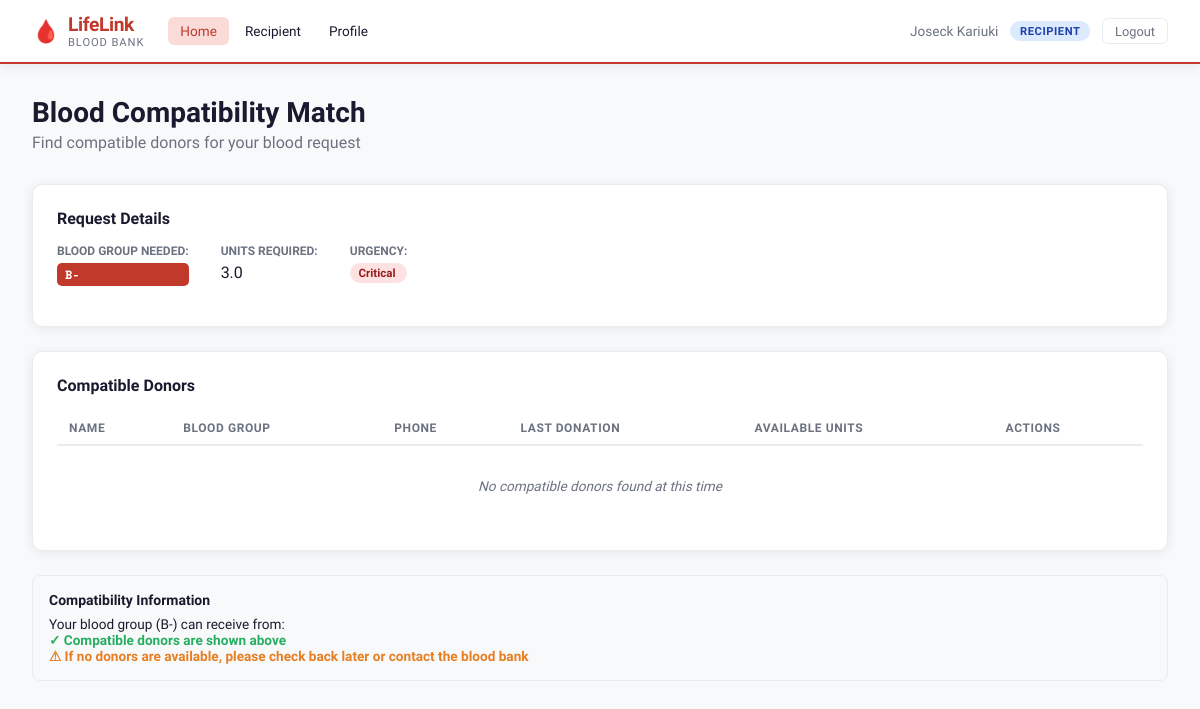
Screenshot of /recipient/match/1 (signed in) with the database file from the repository.
### tables this page shows
CREATE TABLE blood_requests (
        id INTEGER PRIMARY KEY AUTOINCREMENT,
        recipient_id INTEGER NOT NULL REFERENCES users(id),
        blood_group TEXT NOT NULL, units REAL DEFAULT 1.0,
        urgency TEXT DEFAULT 'normal' CHECK(urgency IN ('normal','urgent','critical')),
        status TEXT DEFAULT 'pending' CHECK(status IN ('pending','approved','fulfilled','cancelled')),
        matched_donor_id INTEGER REFERENCES users(id),
        facility_id INTEGER REFERENCES facilities(id),
        request_date DATE NOT NULL, notes TEXT,
        created_at TIMESTAMP DEFAULT CURRENT_TIMESTAMP);

### app.py (the view)
@app.route("/recipient/match/<int:request_id>")
@login_required
@role_required("recipient")
def find_matches(request_id):
    conn=get_db()
    req=conn.execute("SELECT * FROM blood_requests WHERE id=? AND recipient_id=?",(request_id,session["user_id"])).fetchone()
    if not req:
        flash("Request not found.","danger"); return redirect(url_for("recipient_requests"))
    compatible=BLOOD_COMPATIBILITY.get(req["blood_group"],[])
    if compatible:
        placeholders=",".join("?"*len(compatible))
        donors=conn.execute(f"SELECT u.id,u.name,u.blood_group,u.phone,COUNT(d.id) as donation_count FROM users u LEFT JOIN donations d ON d.donor_id=u.id WHERE u.role='donor' AND u.blood_group IN ({placeholders}) GROUP BY u.id ORDER BY donation_count DESC",compatible).fetchall()
    else:
        donors=[]
    conn.close()
    return render_template("blood_match.html",request=req,donors=donors,compatible=compatible)

### app.py (called while the page is built)
def get_db():
    conn = sqlite3.connect(DATABASE)
    conn.row_factory = sqlite3.Row
    return conn

def login_required(f):
    @functools.wraps(f)
    def decorated(*args,**kwargs):
        if "user_id" not in session:
            flash("Please log in to continue.","warning")
            return redirect(url_for("login"))
        return f(*args,**kwargs)
    return decorated

def role_required(*roles):
    def decorator(f):
        @functools.wraps(f)
        def decorated(*args,**kwargs):
            if "user_id" not in session: return redirect(url_for("login"))
            if session.get("role") not in roles:
                flash("Access denied.","danger")
                return redirect(url_for("dashboard"))
            return f(*args,**kwargs)
        return decorated
    return decorator

### templates/blood_match.html (shortened to what this page needs)
{% extends "base.html" %}
{% block content %}
<div class="page-header">
    <h1>Blood Compatibility Match</h1>
    <p>Find compatible donors for your blood request</p>
</div>
<div class="section-card">
    <h3>Request Details</h3>
    <div class="match-info">
        <div class="match-details">
            <div class="match-item">
                <label>Blood Group Needed:</label>
                <span class="blood-badge">{{ request.blood_group }}</span>
            </div>
            <div class="match-item">
                <label>Units Required:</label>
                <span>{{ request.units }}</span>
            </div>
            <div class="match-item">
                <label>Urgency:</label>
                <span class="badge urgency-{{ request.urgency }}">{{ request.urgency }}</span>
            </div>
        </div>
    </div>
</div>
<div class="section-card">
    <h3>Compatible Donors</h3>
    <table class="data-table">
        <thead>
            <tr>
                <th>Name</th>
                <th>Blood Group</th>
                <th>Phone</th>
                <th>Last Donation</th>
                <th>Available Units</th>
                <th>Actions</th>
            </tr>
        </thead>
        <tbody>
            {% for donor in compatible_donors %}
                <tr>
                    <td>{{ donor.name }}</td>
                    <td><span class="blood-badge">{{ donor.blood_group }}</span></td>
                    <td>{{ donor.phone }}</td>
                    <td>{{ donor.last_donation or 'Never' }}</td>
                    <td>{{ donor.available_units }}</td>
                    <td>
                        <button class="btn btn-xs btn-primary" onclick="contactDonor('{{ donor.phone }}')">Contact</button>
                    </td>
                </tr>
            {% else %}
                <tr>
                    <td colspan="6" class="empty">No compatible donors found at this time</td>
                </tr>
            {% endfor %}
        </tbody>
    </table>
</div>
<div class="info-box">
    <h4>Compatibility Information</h4>
    <p>Your blood group ({{ request.blood_group }}) can receive from: {{ ', '.join(compatible_groups) }}</p>
    <p class="text-success">✓ Compatible donors are shown above</p>
    <p class="text-warn">⚠ If no donors are available, please check back later or contact the blood bank</p>
</div>
{% endblock %}

### static/css/style.css (style rules this page uses)
:root { --red: #C0392B; --red-dark: #922B21; --red-light: #FADBD8; --red-mid: #E74C3C; --blue: #2980B9; --green: #27AE60; --orange: #E67E22; --purple: #8E44AD; --bg: #F8F9FA; --surface: #FFFFFF; --border: #E8ECEF; --text: #1A1A2E; --text-muted: #6B7280; --shadow: 0 2px 12px rgba(0,0,0,0.08); --shadow-md: 0 4px 24px rgba(0,0,0,0.12); --radius: 10px; --nav-h: 64px; --font: 'Sora', sans-serif; --mono: 'Space Mono', monospace; }
* { margin:0; padding:0; box-sizing:border-box; }
body { font-family:var(--font); background:var(--bg); color:var(--text); min-height:100vh; }
.blood-badge { display:inline-block; background:var(--red); color:#fff; font-size:.75rem; font-weight:700; padding:.2rem .5rem; border-radius:5px; font-family:var(--mono); }
.badge { font-size:.72rem; padding:.2rem .55rem; border-radius:99px; font-weight:600; text-transform:capitalize; }
.badge.urgency-critical { background:#FEE2E2; color:#991B1B; animation:pulse 1.5s infinite; }
.page-header { margin-bottom:2rem; }
.page-header h1 { font-size:1.75rem; font-weight:700; color:var(--text); margin-bottom:.25rem; }
.page-header p { color:var(--text-muted); }
.section-card { background:var(--surface); border:1px solid var(--border); border-radius:var(--radius); padding:1.5rem; box-shadow:var(--shadow); margin-bottom:1.5rem; }
.section-card h3 { font-size:1rem; font-weight:600; margin-bottom:1rem; }
.data-table { width:100%; border-collapse:collapse; font-size:.85rem; }
.data-table th { text-align:left; padding:.6rem .75rem; font-size:.75rem; font-weight:600; text-transform:uppercase; letter-spacing:.05em; color:var(--text-muted); border-bottom:2px solid var(--border); }
.data-table td { padding:.65rem .75rem; border-bottom:1px solid var(--border); vertical-align:middle; }
.data-table tbody tr:last-child td { border-bottom:none; }
.empty { text-align:center; color:var(--text-muted); padding:2rem !important; font-style:italic; }
.match-info { margin-bottom:1rem; }
.match-details { display:flex; gap:2rem; flex-wrap:wrap; }
.match-item { display:flex; flex-direction:column; gap:.3rem; }
.match-item label { font-size:.75rem; font-weight:600; color:var(--text-muted); text-transform:uppercase; }
.csv-format-box, .info-box { background:var(--bg); border:1px solid var(--border); border-radius:8px; padding:1rem; margin-top:1.25rem; font-size:.85rem; }
.csv-format-box h4, .info-box h4 { margin-bottom:.5rem; font-size:.875rem; }
.text-success { color:var(--green); font-weight:600; }
.text-warn { color:var(--orange); font-weight:600; }

### rows the page displays
blood_requests: blood_group "B-", units "3.0", urgency "Critical"

### other values shown
{{ session.name }} "Joseck Kariuki"
{{ session.role }} "RECIPIENT"
